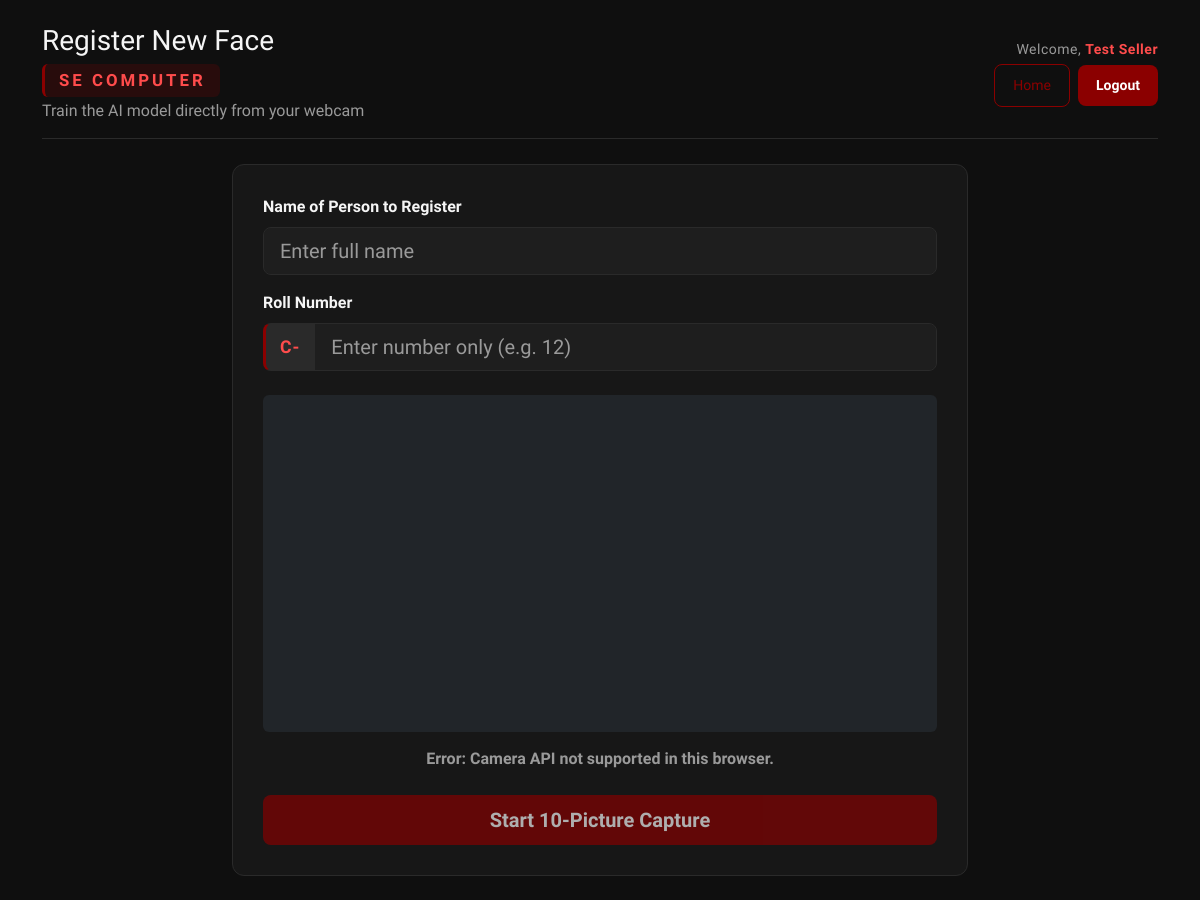
The app's page /register_face (signed in), older data.
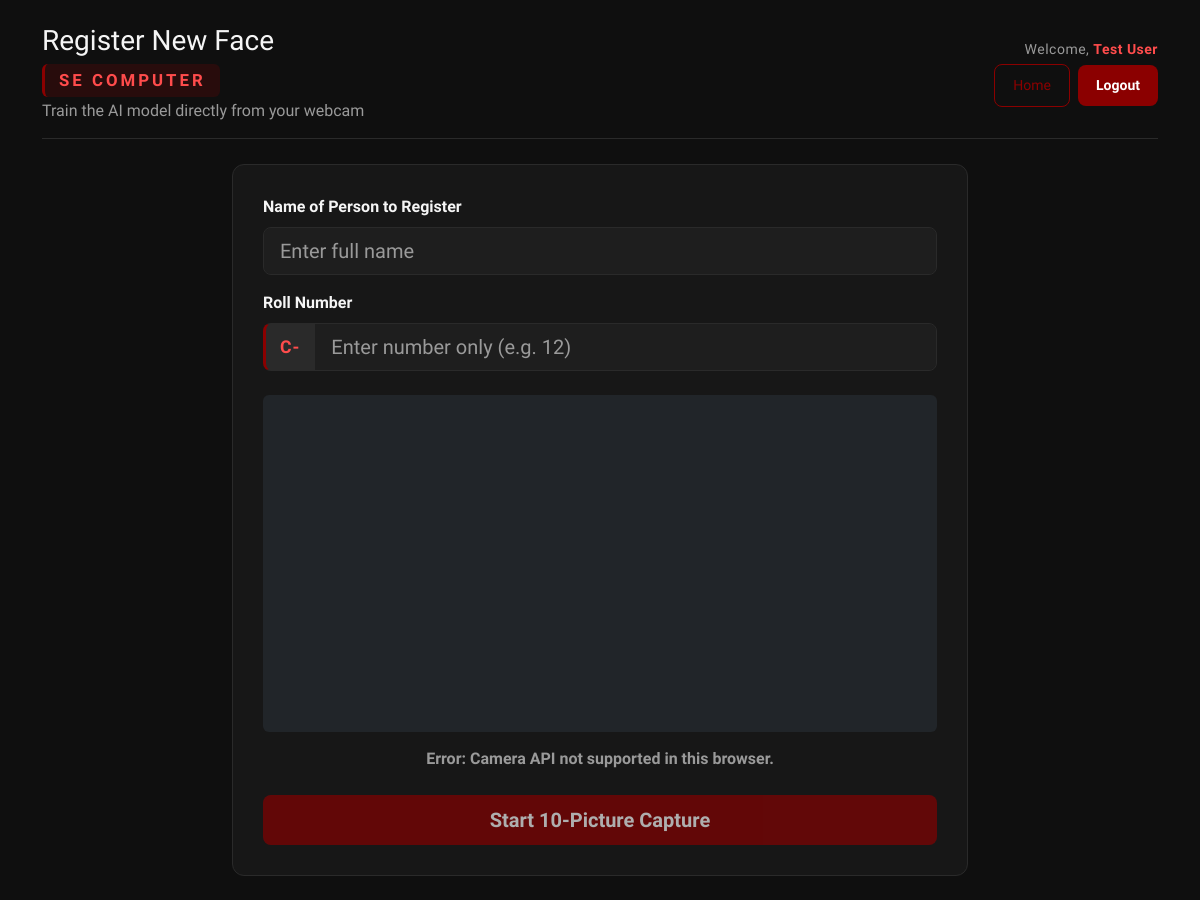
The same page, newer data.
### tables this page shows
CREATE TABLE users (
            id INTEGER PRIMARY KEY AUTOINCREMENT,
            name TEXT,
            email TEXT UNIQUE,
            password_hash TEXT
        );

### app.py (the view, shortened to what this page needs)
@app.route("/register_face", methods=["GET", "POST"])
@login_required
def register_face():
    global known_encodings, known_names
    if request.method == "GET":
        return render_template("register_face.html")

### app.py (called while the page is built)
@login_manager.user_loader
def load_user(user_id):
    conn = sqlite3.connect(DB_FILE, timeout=10)
    cur = conn.cursor()
    cur.execute("SELECT id, email, name FROM users WHERE id=?", (user_id,))
    user = cur.fetchone()
    conn.close()
    if user:
        return User(user[0], user[1], user[2])
    return None

### templates/register_face.html (shortened to what this page needs)
<!DOCTYPE html>
<html>
<head>
  <link href="https://cdn.jsdelivr.net/npm/bootstrap@5.3.3/dist/css/bootstrap.min.css" rel="stylesheet"/>
  <link rel="stylesheet" href="{{ url_for('static', filename='style.css') }}">
</head>
<body>
<div class="container py-4">
  <div class="top-bar d-flex justify-content-between align-items-center flex-wrap">
    <div>
      <h3 class="mb-0">Register New Face</h3>
      <div style="font-size: 1.05rem; font-weight: 700; color: #ff4c4c; letter-spacing: 3px; margin-top: 6px; background: rgba(139,0,0,0.2); display: inline-block; padding: 4px 14px; border-radius: 6px; border-left: 3px solid var(--accent, #8B0000);">SE COMPUTER</div>
      <div class="text-muted" style="margin-top: 2px;">Train the AI model directly from your webcam</div>
    </div>
    <div class="d-flex flex-column align-items-end mt-3 mt-md-0">
      <span class="text-muted small mb-1" style="letter-spacing: 0.5px;">Welcome, <strong style="color: #ff4c4c;">{{ current_user.name }}</strong></span>
      <div class="d-flex gap-2 align-items-center">
        <a href="/" class="btn btn-outline-crimson btn-sm">Home</a>
        <a href="/logout" class="btn btn-crimson btn-sm">Logout</a>
      </div>
    </div>
  </div>
  <div class="row mt-4 justify-content-center">
    <div class="col-md-8">
      <div class="custom-card">
        <div class="mb-3">
            <label for="personName" class="form-label fw-bold">Name of Person to Register</label>
            <input type="text" class="form-control form-control-lg" id="personName" placeholder="Enter full name" required>
        </div>
        <div class="mb-3">
            <label for="rollNo" class="form-label fw-bold">Roll Number</label>
            <div class="input-group input-group-lg">
                <span class="input-group-text fw-bold" style="background-color: #2a2a2a; color: #ff4c4c; border: 1px solid var(--border-color, #2a2a2a); border-left: 3px solid #8B0000; font-size: 1.1rem; padding: 10px 14px; letter-spacing: 1px;">C-</span>
                <input type="text" class="form-control form-control-lg" id="rollNo" placeholder="Enter number only (e.g. 12)" required inputmode="numeric" pattern="[0-9]*" style="margin-bottom: 0;">
            </div>
        </div>
        <div class="camera-container text-center mt-4">
            <video id="videoElement" autoplay playsinline muted class="w-100 rounded bg-dark" style="min-height: 300px; max-height: 480px; object-fit: cover;"></video>
            <p id="statusText" class="mt-2 text-muted fw-bold">Camera Ready</p>
            <button class="btn btn-crimson btn-lg w-100 mt-2" id="startBtn" onclick="startRegistration()">
                Start 10-Picture Capture
            </button>
        </div>
      </div>
    </div>
  </div>
</div>
</body>
</html>

Row changes from the older to the newer data that the page shows:
changed users: name "Test Seller" → "Test User"
